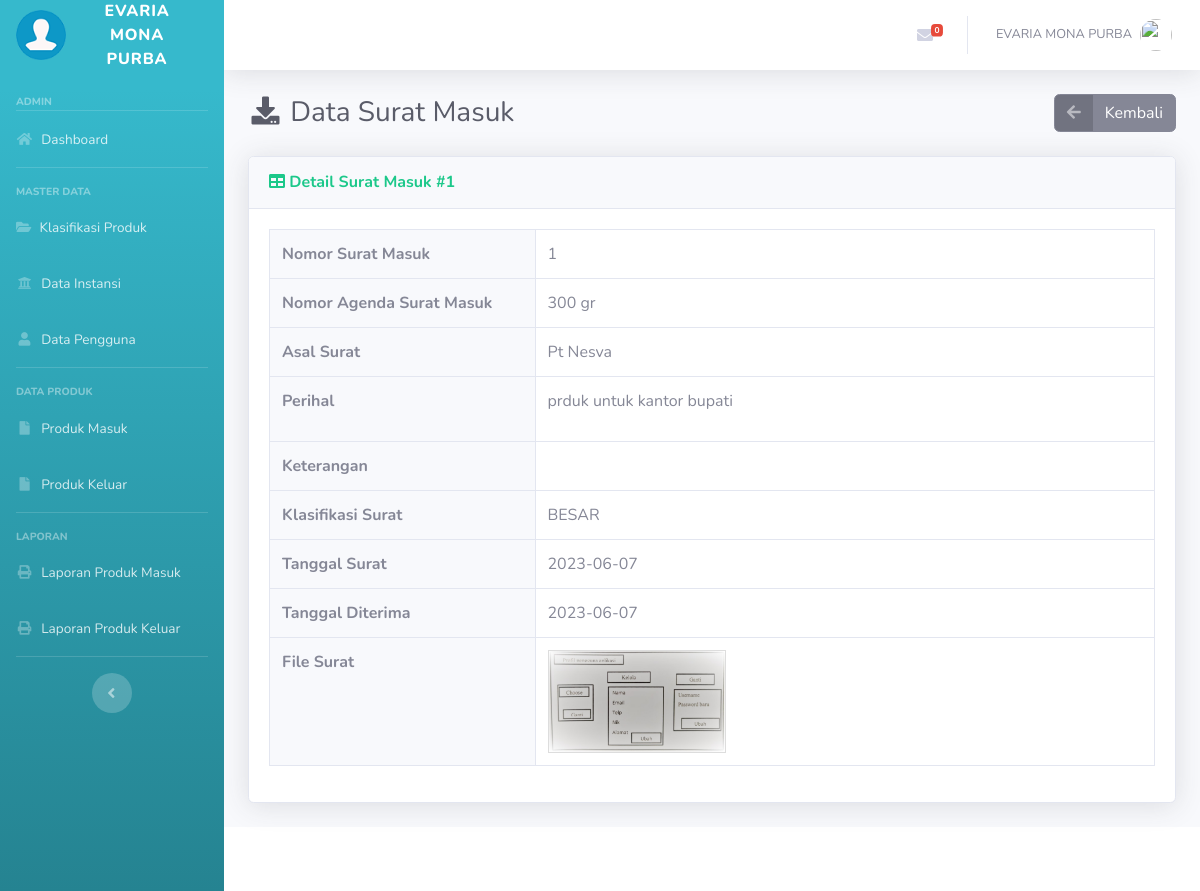
The page /detail_sm.php?id=1 (signed in) on the database its author committed.
### tables this page shows
CREATE TABLE `tb_suratmasuk` (
  `id_suratmasuk` int(11) NOT NULL,
  `no_suratmasuk` varchar(50) NOT NULL,
  `no_agenda` varchar(50) NOT NULL,
  `asal_surat` varchar(250) NOT NULL,
  `kode_klasifikasi` varchar(50) NOT NULL,
  `isi_surat` text NOT NULL,
  `tgl_surat` date NOT NULL,
  `tgl_diterima` date NOT NULL,
  `file_suratmasuk` varchar(250) NOT NULL,
  `ket_suratmasuk` varchar(250) NOT NULL
);

### detail_sm.php (the view, shortened to what this page needs)
<?php
    if(!isset($_SESSION['user'])) {
        echo "<script language='javascript'>alert('Anda harus login terlebih dahulu!!!'); document.location.href='login.php';</script>";
    } else {
    include 'template/header.php';
	include 'template/sidebar.php';
?>
                    <?php
                        $id = $_GET['id'];
                        $sqlsm = mysqli_query($conn, "SELECT * FROM tb_suratmasuk WHERE id_suratmasuk='$id'");
                        $t = mysqli_fetch_assoc($sqlsm);
                    ?>
<div class="d-sm-flex align-items-center justify-content-between mb-4">
    <h1 class="h3 mb-0 text-gray-800"><i class="fas fa-fw fa-download"></i> Data Surat Masuk</h1>
    <a href="suratmasuk.php" class="btn btn-secondary btn-icon-split"><span class="icon text-white-50"><i class="fas fa-arrow-left"></i></span>
		<span class="text">Kembali</span>
	</a>
</div>
<div class="card shadow mb-4">
    <div class="card-header py-3">
        <h6 class="m-0 font-weight-bold text-success"><i class="fa fa-table"></i> Detail Surat Masuk #<?= $t['no_suratmasuk'] ?></h6>
    </div>
    <div class="card-body">
        <table class="table table-bordered">
            <tr>
                <th width="30%" class="bg-light">Nomor Surat Masuk</th>
                <td><?= $t['no_suratmasuk'] ?></td>
            </tr>
            <tr>
                <th class="bg-light">Nomor Agenda Surat Masuk</th>
                <td><?= $t['no_agenda'] ?></td>
            </tr>
            <tr>
                <th class="bg-light">Asal Surat</th>
                <td><?= $t['asal_surat'] ?></td>
            </tr>
            <tr>
                <th class="bg-light">Perihal</th>
                <td><?= $t['isi_surat'] ?></td>
            </tr>
            <tr>
                <th class="bg-light">Keterangan</th>
                <td><?= $t['ket_suratmasuk'] ?></td>
            </tr>
            <tr>
                <th class="bg-light">Klasifikasi Surat</th>
                <td><?= $t['kode_klasifikasi'] ?></td>
            </tr>
            <tr>
                <th class="bg-light">Tanggal Surat</th>
                <td><?= $t['tgl_surat'] ?></td>
            </tr>
            <tr>
                <th class="bg-light">Tanggal Diterima</th>
                <td><?= $t['tgl_diterima'] ?></td>
            </tr>
            <tr>
                <th class="bg-light">File Surat</th>
                <td>
					<?php
					if ($t['file_suratmasuk'] == 'TIDAK ADA FILE') {
						echo "<b>Tidak Ada File</b>";
					} else {
						 ?>
					<a href="fsm.php?id=<?= $t['id_suratmasuk'] ?>" ><img style="border:1px solid #ddd" src='file/suratmasuk/<?= $t['file_suratmasuk'] ?>' alt='<?= $t['file_suratmasuk'] ?>' width='30%'></a><br>
					<?php
					}
					?>
				</td>
            </tr>
        </table>
    </div>
</div>
<?php }
    include 'template/footer.php';
?>

### rows shown on the page
tb_suratmasuk: no_suratmasuk "1", no_agenda "300 gr", asal_surat "Pt Nesva", isi_surat "prduk untuk kantor bupati", kode_klasifikasi "BESAR", tgl_surat "2023-06-07", tgl_diterima "2023-06-07", file_suratmasuk (picture)

### other values the page prints
$_SESSION['user'] "EVARIA MONA PURBA"
$_SESSION['level'] "ADMIN"
$ceksqli "0"
